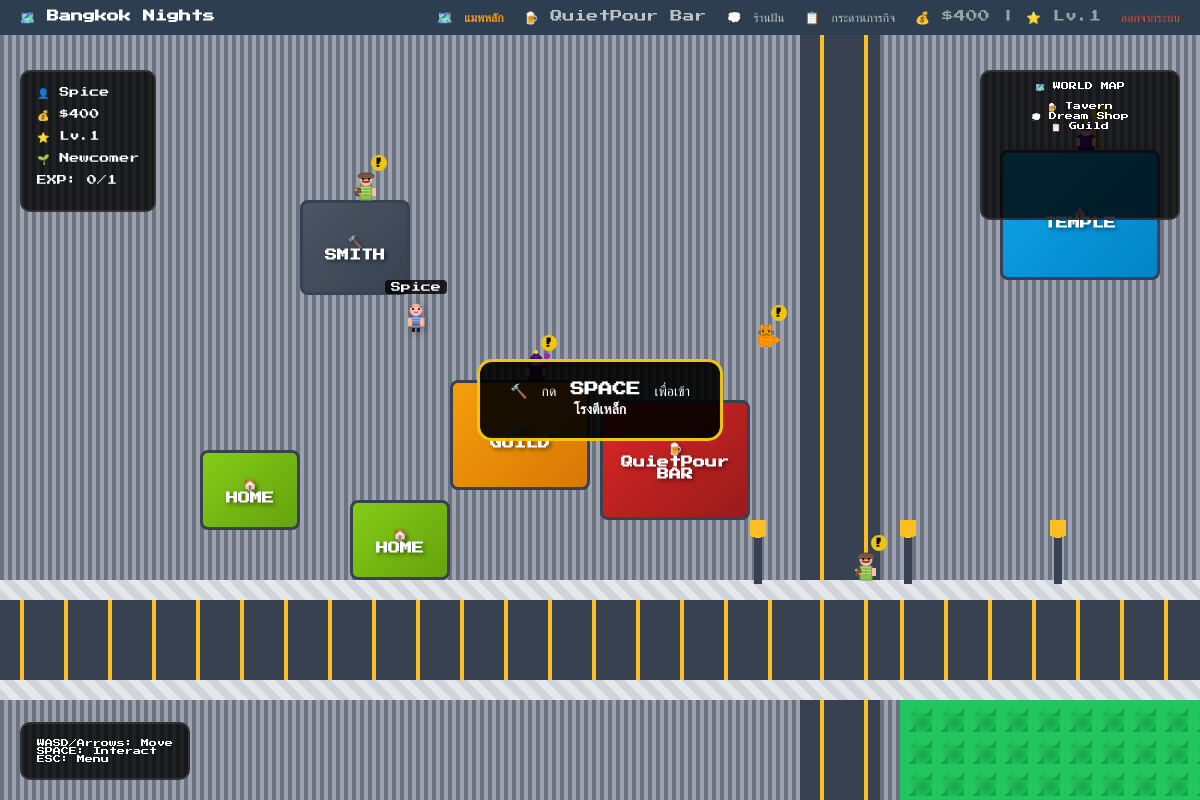
The app's page /map/ (signed in) with its own data.
### game/models.py (models this page shows, shortened)
class UserProfile(models.Model):
    RANK_CHOICES = [
        ('newcomer', 'Newcomer 🌱'),
        ('regular', 'Regular 🍺'),
        ('connoisseur', 'Connoisseur 🥃'),
        ('master', 'Master 🍷'),
        ('legend', 'Legend 👑'),
    ]
    user = models.OneToOneField(User, on_delete=models.CASCADE)
    coins = models.IntegerField(default=400)  # Game currency
    character_x = models.IntegerField(default=400)  # Character X position
    character_y = models.IntegerField(default=300)  # Character Y position
    character_sprite = models.CharField(max_length=50, default='player.png')
    level = models.IntegerField(default=1)
    experience = models.IntegerField(default=0)
    bar_points = models.IntegerField(default=0)  # Bar points for ranking up
    rank = models.CharField(max_length=20, choices=RANK_CHOICES, default='newcomer')
    created_at = models.DateTimeField(auto_now_add=True)
    def get_rank_display_with_icon(self):
        rank_icons = {
            'newcomer': '🌱 Newcomer',
            'regular': '🍺 Regular',
            'connoisseur': '🥃 Connoisseur',
            'master': '🍷 Master',
            'legend': '👑 Legend',
        }
        return rank_icons.get(self.rank, '🌱 Newcomer')

### game/views.py (the view)
# urls.py: path('map/', views.game_map, name='map'),
@login_required
def game_map(request):
    profile, created = UserProfile.objects.get_or_create(user=request.user)
    available_quests = Quest.objects.filter(is_active=True)
    user_quests = UserQuest.objects.filter(user=request.user, is_completed=False)
    if profile.character_x < 10:
        profile.character_x = 600
    if profile.character_y < 220:
        profile.character_y = 400
    profile.save()
    context = {
        'profile': profile,
        'available_quests': available_quests,
        'user_quests': user_quests,
    }
    return render(request, 'game/map.html', context)

### templates/game/map.html (shortened to what this page needs)
{% load static %}
<!doctype html>
<html lang="en">
<head>
</head>
<body>
  <nav class="nav-bar">
    <a href="{% url 'game:map' %}" class="nav-brand">🗺️ Bangkok Nights</a>
    <div class="nav-links">
      <a href="{% url 'game:map' %}" class="nav-link active">🗺️ แมพหลัก</a>
      <a href="{% url 'game:bar' %}" class="nav-link">🍺 QuietPour Bar</a>
      <a href="{% url 'game:dream_shop' %}" class="nav-link">💭 ร้านฝัน</a>
      <a href="{% url 'game:quest_board' %}" class="nav-link">📋 กระดานภารกิจ</a>
      <span class="nav-stats">💰 ${{ profile.coins }} | ⭐ Lv.{{ profile.level }}</span>
      <a href="{% url 'logout' %}" class="nav-link" style="color: #e74c3c;">ออกจากระบบ</a>
    </div>
  </nav>
  <div class="game-container">
    <div class="game-ui">
      <div class="ui-item">👤 {{ user.username }}</div>
      <div class="ui-item">💰 ${{ profile.coins }}</div>
      <div class="ui-item">⭐ Lv.{{ profile.level }}</div>
      <div class="ui-item">{{ profile.get_rank_display_with_icon }}</div>
      <div class="ui-item">EXP: {{ profile.experience }}/{{ profile.level|add:"00" }}</div>
    </div>
    <div id="interactionPrompt" class="interaction-prompt">
      <div id="promptText">กด SPACE เพื่อเข้าอาคาร</div>
    </div>
    <div class="minimap">
      <div style="padding: 10px; font-size: 8px; text-align: center;">
        <div>🗺️ WORLD MAP</div>
        <div style="margin-top: 10px;">
          <div>🍺 Tavern</div>
          <div>💭 Dream Shop</div>
          <div>📋 Guild</div>
        </div>
      </div>
    </div>
    <div class="controls">
      <div>WASD/Arrows: Move</div>
      <div>SPACE: Interact</div>
      <div>ESC: Menu</div>
    </div>
    <div class="camera-viewport" id="viewport">
      <div class="game-world" id="gameWorld">
        <div class="city-element road" style="left: 0px; top: 600px; width: 2000px; height: 80px;"></div>
        <div class="city-element road" style="left: 800px; top: 0px; width: 80px; height: 1500px;"></div>
        <div class="city-element sidewalk" style="left: 0px; top: 580px; width: 2000px; height: 20px;"></div>
        <div class="city-element sidewalk" style="left: 0px; top: 680px; width: 2000px; height: 20px;"></div>
        <div class="city-element park" style="left: 900px; top: 700px; width: 300px; height: 280px;"></div>
        <div class="city-element street-lamp" style="left: 750px; top: 520px;"></div>
        <div class="city-element street-lamp" style="left: 900px; top: 520px;"></div>
        <div class="city-element street-lamp" style="left: 1050px; top: 520px;"></div>
        <div class="building tavern" onclick="enterBuildingLegacy('bar')" title="QuietPour Bar - บาร์สำหรับคนที่ต้องการความสงบ"
             style="left: 600px; top: 400px;">
          🍺<br>QuietPour<br>BAR
        </div>
        <div class="building guild-hall" onclick="enterBuildingLegacy('quests')" title="Adventurer's Guild"
             style="left: 450px; top: 380px;">
          ⚔️<br>GUILD
        </div>
        <div class="building blacksmith" onclick="enterBuildingLegacy('blacksmith')" title="Blacksmith"
             style="left: 300px; top: 200px;">
          🔨<br>SMITH
        </div>
        <div class="building temple" onclick="enterBuildingLegacy('temple')" title="Temple of Light"
             style="left: 1000px; top: 150px;">
          ⛪<br>TEMPLE
        </div>
        <div class="building residential" style="left: 200px; top: 450px;">🏠<br>HOME</div>
        <div class="building residential" style="left: 350px; top: 500px;">🏠<br>HOME</div>
        <div class="character" id="playerCharacter"
             style="left: {{ profile.character_x }}px; top: {{ profile.character_y }}px;">
        </div>
        <div id="playerNameTag" style="position: absolute; z-index: 51; background: rgba(0,0,0,0.8); color: white; padding: 2px 6px; border-radius: 4px; font-size: 10px; pointer-events: none; left: {{ profile.character_x }}px; top: {{ profile.character_y|add:"-20" }}px;">
          {{ user.username }}
        </div>
        <div class="npc npc-wizard" onclick="talkToNPC('guild_master')" title="Guild Master"
             style="left: 520px; top: 350px;">
          <div class="quest-indicator">!</div>
        </div>
        <div class="npc npc-cat" onclick="talkToNPC('lost_cat')" title="Lost Cat"
             style="left: 750px; top: 320px;">
          <div class="quest-indicator">!</div>
        </div>
        <div class="npc npc-merchant" onclick="talkToNPC('town_guard')" title="Town Guard"
             style="left: 850px; top: 550px;">
          <div class="quest-indicator">!</div>
        </div>
        <div class="npc npc-wizard" onclick="talkToNPC('old_sage')" title="Old Sage"
             style="left: 1070px; top: 120px;">
          <div class="quest-indicator">!</div>
        </div>
        <div class="npc npc-merchant" onclick="talkToNPC('blacksmith_npc')" title="Master Blacksmith"
             style="left: 350px; top: 170px;">
          <div class="quest-indicator">!</div>
        </div>
      </div>
    </div>
  </div>
</body>
</html>

### records on screen
UserProfile: coins "400", level "1", get_rank_display_with_icon "🌱 Newcomer", experience "0", level|add "1"

### other values on screen
{{ user.username }} "Spice"
